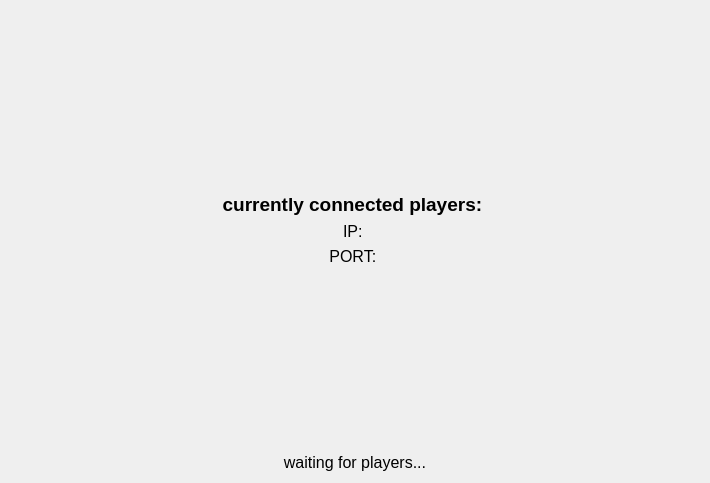
<?xml version="1.0" encoding="UTF-8"?>
<ui version="4.0">
 <class>Widget</class>
 <widget class="QWidget" name="Widget">
  <property name="geometry">
   <rect>
    <x>0</x>
    <y>0</y>
    <width>710</width>
    <height>483</height>
   </rect>
  </property>
  <property name="windowTitle">
   <string>Widget</string>
  </property>
  <layout class="QHBoxLayout" name="horizontalLayout">
   <item>
    <layout class="QVBoxLayout" name="verticalLayout">
     <item>
      <spacer name="verticalSpacer">
       <property name="orientation">
        <enum>Qt::Vertical</enum>
       </property>
       <property name="sizeHint" stdset="0">
        <size>
         <width>20</width>
         <height>40</height>
        </size>
       </property>
      </spacer>
     </item>
     <item>
      <widget class="QLabel" name="num_of_players_label">
       <property name="font">
        <font>
         <pointsize>14</pointsize>
         <bold>true</bold>
        </font>
       </property>
       <property name="text">
        <string>currently connected players: </string>
       </property>
       <property name="alignment">
        <set>Qt::AlignCenter</set>
       </property>
      </widget>
     </item>
     <item>
      <widget class="QLabel" name="ip_label">
       <property name="font">
        <font>
         <pointsize>12</pointsize>
        </font>
       </property>
       <property name="text">
        <string>IP: </string>
       </property>
       <property name="alignment">
        <set>Qt::AlignCenter</set>
       </property>
      </widget>
     </item>
     <item>
      <widget class="QLabel" name="port_label">
       <property name="font">
        <font>
         <pointsize>12</pointsize>
        </font>
       </property>
       <property name="text">
        <string>PORT: </string>
       </property>
       <property name="alignment">
        <set>Qt::AlignCenter</set>
       </property>
      </widget>
     </item>
     <item>
      <spacer name="verticalSpacer_3">
       <property name="orientation">
        <enum>Qt::Vertical</enum>
       </property>
       <property name="sizeHint" stdset="0">
        <size>
         <width>20</width>
         <height>40</height>
        </size>
       </property>
      </spacer>
     </item>
     <item>
      <widget class="QLabel" name="label">
       <property name="font">
        <font>
         <pointsize>12</pointsize>
         <bold>false</bold>
        </font>
       </property>
       <property name="text">
        <string>waiting for players...</string>
       </property>
       <property name="alignment">
        <set>Qt::AlignCenter</set>
       </property>
      </widget>
     </item>
    </layout>
   </item>
  </layout>
 </widget>
 <resources/>
 <connections/>
</ui>
